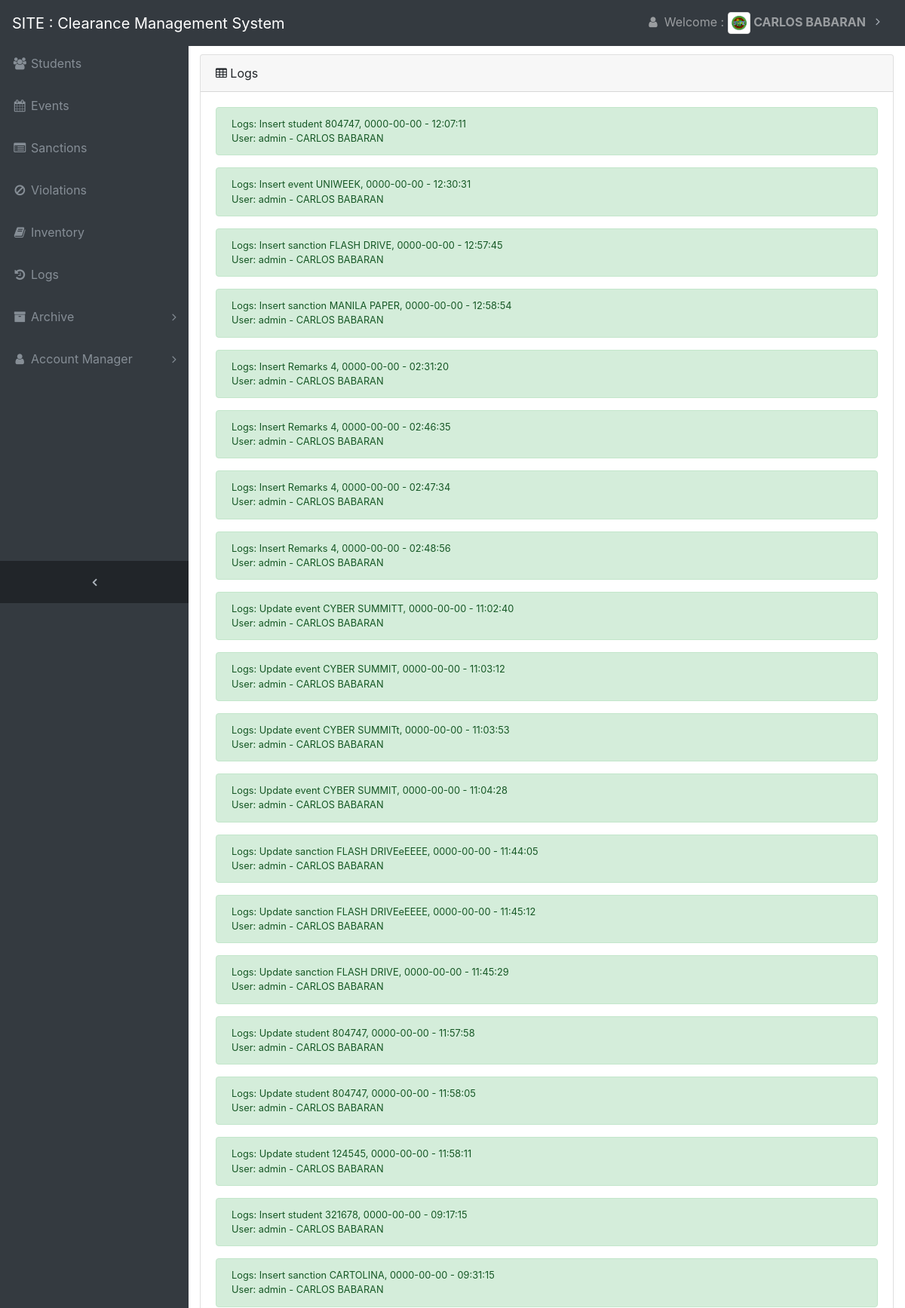
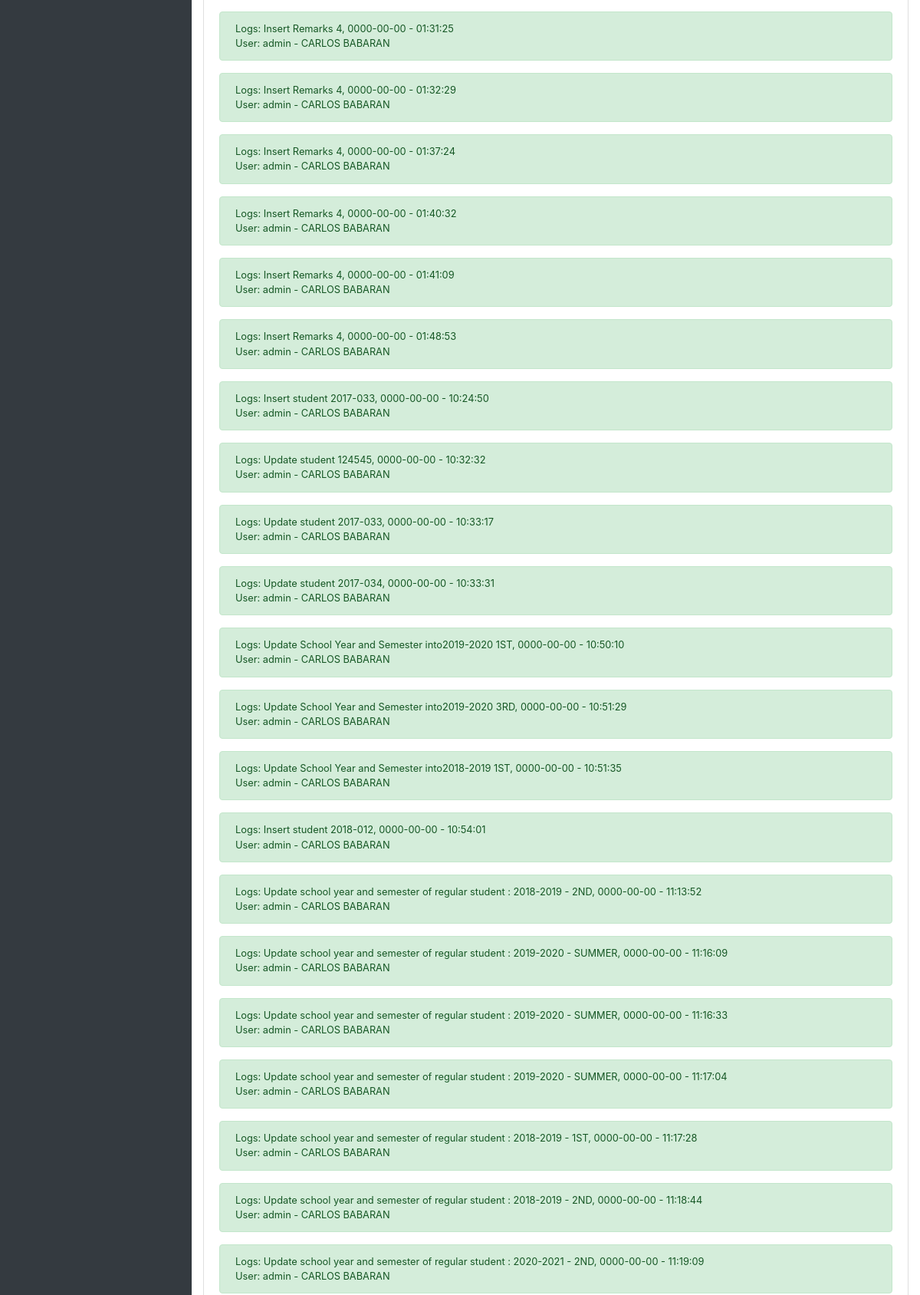
Page /logs.php (signed in, upper part) on the committed database (2 pictures, top to bottom).
### tables this page shows
CREATE TABLE `tblusers` (
  `user_id` int(11) NOT NULL,
  `username` varchar(20) NOT NULL,
  `password` varchar(50) NOT NULL,
  `firstname` varchar(50) NOT NULL,
  `lastname` varchar(50) NOT NULL,
  `email` varchar(50) NOT NULL,
  `contactno` varchar(20) NOT NULL,
  `gender` char(1) NOT NULL,
  `avatar` varchar(255) NOT NULL,
  `user_type` char(1) NOT NULL,
  `timestamp` timestamp NOT NULL DEFAULT CURRENT_TIMESTAMP,
  `salt` varchar(255) NOT NULL
);

CREATE TABLE `tbl_logs` (
  `log_id` int(11) NOT NULL,
  `log_name` varchar(255) NOT NULL,
  `username` varchar(50) NOT NULL,
  `fullname` varchar(100) NOT NULL,
  `date` date NOT NULL,
  `time` time NOT NULL
);

### logs.php (the view, shortened to what this page needs)
<?php
	include 'includes/head.php';
?>
<body onload="notifyMe()" class="fixed-nav sticky-footer bg-dark" id="page-top">
	<?php include 'includes/nav.php' ?>
  <div class="content-wrapper">
    <div class="container-fluid">
      <div class="card mb-3">
        <div class="card-header">
          <i class="fa fa-table"></i> Logs </div>
        <div class="card-body">
			<?php
				$sql="SELECT * FROM tbl_logs";
				$result = $con->query($sql);
				if ($result->num_rows > 0) {
				  while($row = $result->fetch_assoc()) {
					echo "<div class='alert alert-success small'>
							Logs: ".$row['log_name'].", ".$row['date']." - ".$row['time']."<br/>
							User: ".$row['username']." - ".$row['fullname']."
						  </div>";
				  }
				}
				else {
				  echo "<div class='alert alert-warning'>No data available!</div>";
				}
			  ?>
        </div>
      </div>
    </div>
  </div>
</body>
</html>

### includes/nav.php (shortened to what this page needs)
<nav class="navbar navbar-expand-lg navbar-dark bg-dark fixed-top" id="mainNav" >
  <a class="navbar-brand" href="home">SITE : Clearance Management System</a>
  <div class="collapse navbar-collapse" id="navbarResponsive">
    <ul class="navbar-nav navbar-sidenav" id="exampleAccordion">
<li class="nav-item" data-toggle="tooltip" data-placement="right" title="students">
        <a class="nav-link" href="home">
          <i class="fa fa-fw fa-users"></i>
          <span class="nav-link-text">Students </span>
        </a>
      </li>
      <li class="nav-item" data-toggle="tooltip" data-placement="right" title="events">
        <a class="nav-link" href="events">
          <i class="fa fa-fw fa-calendar"></i>
          <span class="nav-link-text">Events</span>
        </a>
      </li>
<li class="nav-item" data-toggle="tooltip" data-placement="right" title="sanctions">
        <a class="nav-link" href="sanctions">
          <i class="fa fa-fw fa-list-alt"></i>
          <span class="nav-link-text">Sanctions</span>
        </a>
      </li>
<li class="nav-item" data-toggle="tooltip" data-placement="right" title="violations">
        <a class="nav-link" href="violations">
          <i class="fa fa-fw fa-ban"></i>
          <span class="nav-link-text">Violations</span>
        </a>
      </li>
<?php
	if($user_utype == "1" || $user_utype == "3") {
		echo"
		<li class='nav-item' data-toggle='tooltip' data-placement='right' title='inventory'>
		  <a class='nav-link' href='inventory'>
			<i class='fa fa-fw fa-book'></i>
			<span class='nav-link-text'>Inventory</span>
		  </a>
		</li>";
?>
<li class="nav-item" data-toggle="tooltip" data-placement="right" title="logs">
        <a class="nav-link" href="logs">
          <i class="fa fa-fw fa-history"></i>
          <span class="nav-link-text">Logs</span>
        </a>
      </li>
<li class="nav-item" data-toggle="tooltip" data-placement="right" title="Example Pages">
        <a class="nav-link nav-link-collapse collapsed" data-toggle="collapse" href="#collapseExamplePages" data-parent="#exampleAccordion">
          <i class="fa fa-fw fa-archive"></i>
          <span class="nav-link-text">Archive</span>
        </a>
      </li>
<?php
	}
	if($user_utype == "1" || $user_utype == "3") {
		echo "<li class='nav-item' data-toggle='tooltip' data-placement='right' title='Account Management'>
			  <a class='nav-link nav-link-collapse collapsed' data-toggle='collapse' href='#collapseMulti' data-parent='#exampleAccordion'>
				<i class='fa fa-fw fa-user'></i>
				<span class='nav-link-text'>Account Manager</span>
			  </a>
			<ul class='sidenav-second-level collapse' id='collapseMulti'>
			      <li><a href='register'>Register</a></li>
				  <li><a href='user_list'>List of Accounts</a></li>
			</ul>";
	}
?>
      </li>
    </ul>
    <ul class="navbar-nav sidenav-toggler" >
      <li class="nav-item">
        <a class="nav-link text-center" id="sidenavToggler">
          <i class="fa fa-fw fa-angle-left"></i>
        </a>
      </li>
    </ul>
 <ul class="navbar-nav ml-auto" >
   <li class="nav-item dropdown no-arrow">
        <a class="nav-link dropdown-toggle" href="#" id="userDropdown" role="button" data-toggle="dropdown" aria-haspopup="true" aria-expanded="false">
          <i class="fa fa-fw fa-user"></i> Welcome : <img src="<?php echo $user_avatar;?>" class="img-thumbnail" alt="prof-pic" width="30px;"> <b><?php echo $user_fname." ".$user_lname; ?></b>
        </a>
       </li>
 </ul>
  </div>
</nav>

### css/sb-admin.css (style rules this page uses)
html { position: relative; min-height: 100%; }
body { overflow-x: hidden; }
body.sticky-footer { margin-bottom: 56px; }
body.sticky-footer .content-wrapper { min-height: calc(100vh - 56px - 56px); }
body.fixed-nav { padding-top: 56px; }
.content-wrapper { min-height: calc(100vh - 56px); padding-top: 1rem; }
#mainNav .navbar-collapse { overflow: auto; max-height: 75vh; }
#mainNav .navbar-collapse .navbar-nav .nav-item .nav-link { cursor: pointer; }
#mainNav .navbar-collapse .navbar-sidenav .nav-link-collapse:after { float: right; content: '\f107'; font-family: 'FontAwesome'; }
#mainNav .navbar-collapse .navbar-sidenav .nav-link-collapse.collapsed:after { content: '\f105'; }
#mainNav .navbar-collapse .sidenav-toggler { display: none; }
#mainNav .navbar-collapse .navbar-nav > .nav-item.dropdown > .nav-link { position: relative; min-width: 45px; }
#mainNav .navbar-collapse .navbar-nav > .nav-item.dropdown > .nav-link:after { float: right; width: auto; content: '\f105'; border: none; font-family: 'FontAwesome'; }
@media (min-width: 992px) { #mainNav .navbar-brand { width: 250px; } }
@media (min-width: 992px) { #mainNav .navbar-collapse { overflow: visible; max-height: none; } }
@media (min-width: 992px) { #mainNav .navbar-collapse .navbar-sidenav { position: absolute; top: 0; left: 0; overflow-x: hidden; overflow-y: auto; -webkit-flex-direction: column; -ms-flex-direction: column; flex-direction: column; margin-top: 56px; } }
@media (min-width: 992px) { #mainNav .navbar-collapse .navbar-sidenav > .nav-item { width: 250px; padding: 0; } }
@media (min-width: 992px) { #mainNav .navbar-collapse .navbar-sidenav > .nav-item > .nav-link { padding: 1em; } }
@media (min-width: 992px) { #mainNav .navbar-collapse .navbar-nav > .nav-item.dropdown > .nav-link { min-width: 0; } }
@media (min-width: 992px) { #mainNav .navbar-collapse .navbar-nav > .nav-item.dropdown > .nav-link:after { width: 24px; text-align: center; } }
#mainNav.fixed-top .sidenav-toggler { display: none; }
@media (min-width: 992px) { #mainNav.fixed-top .navbar-sidenav { height: calc(100vh - 112px); } }
@media (min-width: 992px) { #mainNav.fixed-top .sidenav-toggler { position: absolute; top: 0; left: 0; display: flex; overflow-x: hidden; overflow-y: auto; -webkit-flex-direction: column; -ms-flex-direction: column; flex-direction: column; margin-top: calc(100vh - 56px); } }
@media (min-width: 992px) { #mainNav.fixed-top .sidenav-toggler > .nav-item { width: 250px; padding: 0; } }
@media (min-width: 992px) { #mainNav.fixed-top .sidenav-toggler > .nav-item > .nav-link { padding: 1em; } }
#mainNav.fixed-top.navbar-dark .sidenav-toggler { background-color: #212529; }
#mainNav.fixed-top.navbar-dark .sidenav-toggler a i { color: #adb5bd; }
.content-wrapper { overflow-x: hidden; background: white; }
@media (min-width: 992px) { .content-wrapper { margin-left: 250px; } }
#sidenavToggler i { font-weight: 800; }
#mainNav.navbar-dark .navbar-collapse .navbar-sidenav .nav-link-collapse:after { color: #868e96; }
#mainNav.navbar-dark .navbar-collapse .navbar-sidenav > .nav-item > .nav-link { color: #868e96; }
#mainNav.navbar-dark .navbar-collapse .navbar-nav > .nav-item.dropdown > .nav-link:after { color: #adb5bd; }
@media (min-width: 992px) { #mainNav.navbar-dark .navbar-collapse .navbar-sidenav { background: #343a40; } }

### rows in the picture
tblusers: avatar (picture), firstname "CARLOS", lastname "BABARAN"
tbl_logs: log_name "Insert student 804747", date "0000-00-00", time "12:07:11", username "admin", fullname "CARLOS BABARAN"
tbl_logs: log_name "Insert event UNIWEEK", date "0000-00-00", time "12:30:31", username "admin", fullname "CARLOS BABARAN"
tbl_logs: log_name "Insert sanction FLASH DRIVE", date "0000-00-00", time "12:57:45", username "admin", fullname "CARLOS BABARAN"
tbl_logs: log_name "Insert sanction MANILA PAPER", date "0000-00-00", time "12:58:54", username "admin", fullname "CARLOS BABARAN"
tbl_logs: log_name "Insert Remarks 4", date "0000-00-00", time "02:31:20", username "admin", fullname "CARLOS BABARAN"
tbl_logs: log_name "Insert Remarks 4", date "0000-00-00", time "02:46:35", username "admin", fullname "CARLOS BABARAN"
tbl_logs: log_name "Insert Remarks 4", date "0000-00-00", time "02:47:34", username "admin", fullname "CARLOS BABARAN"
tbl_logs: log_name "Insert Remarks 4", date "0000-00-00", time "02:48:56", username "admin", fullname "CARLOS BABARAN"
tbl_logs: log_name "Update event CYBER SUMMITT", date "0000-00-00", time "11:02:40", username "admin", fullname "CARLOS BABARAN"
tbl_logs: log_name "Update event CYBER SUMMIT", date "0000-00-00", time "11:03:12", username "admin", fullname "CARLOS BABARAN"
tbl_logs: log_name "Update event CYBER SUMMITt", date "0000-00-00", time "11:03:53", username "admin", fullname "CARLOS BABARAN"
tbl_logs: log_name "Update event CYBER SUMMIT", date "0000-00-00", time "11:04:28", username "admin", fullname "CARLOS BABARAN"
tbl_logs: log_name "Update sanction FLASH DRIVEeEEEE", date "0000-00-00", time "11:44:05", username "admin", fullname "CARLOS BABARAN"
tbl_logs: log_name "Update sanction FLASH DRIVEeEEEE", date "0000-00-00", time "11:45:12", username "admin", fullname "CARLOS BABARAN"
tbl_logs: log_name "Update sanction FLASH DRIVE", date "0000-00-00", time "11:45:29", username "admin", fullname "CARLOS BABARAN"
tbl_logs: log_name "Update student 804747", date "0000-00-00", time "11:57:58", username "admin", fullname "CARLOS BABARAN"
tbl_logs: log_name "Update student 804747", date "0000-00-00", time "11:58:05", username "admin", fullname "CARLOS BABARAN"
tbl_logs: log_name "Update student 124545", date "0000-00-00", time "11:58:11", username "admin", fullname "CARLOS BABARAN"
tbl_logs: log_name "Insert student 321678", date "0000-00-00", time "09:17:15", username "admin", fullname "CARLOS BABARAN"
tbl_logs: log_name "Insert sanction CARTOLINA", date "0000-00-00", time "09:31:15", username "admin", fullname "CARLOS BABARAN"
tbl_logs: log_name "Insert Remarks 4", date "0000-00-00", time "01:31:25", username "admin", fullname "CARLOS BABARAN"
tbl_logs: log_name "Insert Remarks 4", date "0000-00-00", time "01:32:29", username "admin", fullname "CARLOS BABARAN"
tbl_logs: log_name "Insert Remarks 4", date "0000-00-00", time "01:37:24", username "admin", fullname "CARLOS BABARAN"
tbl_logs: log_name "Insert Remarks 4", date "0000-00-00", time "01:40:32", username "admin", fullname "CARLOS BABARAN"
tbl_logs: log_name "Insert Remarks 4", date "0000-00-00", time "01:41:09", username "admin", fullname "CARLOS BABARAN"
tbl_logs: log_name "Insert Remarks 4", date "0000-00-00", time "01:48:53", username "admin", fullname "CARLOS BABARAN"
tbl_logs: log_name "Insert student 2017-033", date "0000-00-00", time "10:24:50", username "admin", fullname "CARLOS BABARAN"
tbl_logs: log_name "Update student 124545", date "0000-00-00", time "10:32:32", username "admin", fullname "CARLOS BABARAN"
tbl_logs: log_name "Update student 2017-033", date "0000-00-00", time "10:33:17", username "admin", fullname "CARLOS BABARAN"
tbl_logs: log_name "Update student 2017-034", date "0000-00-00", time "10:33:31", username "admin", fullname "CARLOS BABARAN"
tbl_logs: log_name "Update School Year and Semester into2019-2020 1ST", date "0000-00-00", time "10:50:10", username "admin", fullname "CARLOS BABARAN"
tbl_logs: log_name "Update School Year and Semester into2019-2020 3RD", date "0000-00-00", time "10:51:29", username "admin", fullname "CARLOS BABARAN"
tbl_logs: log_name "Update School Year and Semester into2018-2019 1ST", date "0000-00-00", time "10:51:35", username "admin", fullname "CARLOS BABARAN"
tbl_logs: log_name "Insert student 2018-012", date "0000-00-00", time "10:54:01", username "admin", fullname "CARLOS BABARAN"
tbl_logs: log_name "Update school year and semester of regular student : 2018-2019 - 2ND", date "0000-00-00", time "11:13:52", username "admin", fullname "CARLOS BABARAN"
tbl_logs: log_name "Update school year and semester of regular student : 2019-2020 - SUMMER", date "0000-00-00", time "11:16:09", username "admin", fullname "CARLOS BABARAN"
tbl_logs: log_name "Update school year and semester of regular student : 2019-2020 - SUMMER", date "0000-00-00", time "11:16:33", username "admin", fullname "CARLOS BABARAN"
tbl_logs: log_name "Update school year and semester of regular student : 2019-2020 - SUMMER", date "0000-00-00", time "11:17:04", username "admin", fullname "CARLOS BABARAN"
tbl_logs: log_name "Update school year and semester of regular student : 2018-2019 - 1ST", date "0000-00-00", time "11:17:28", username "admin", fullname "CARLOS BABARAN"
tbl_logs: log_name "Update school year and semester of regular student : 2018-2019 - 2ND", date "0000-00-00", time "11:18:44", username "admin", fullname "CARLOS BABARAN"
tbl_logs: log_name "Update school year and semester of regular student : 2020-2021 - 2ND", date "0000-00-00", time "11:19:09", username "admin", fullname "CARLOS BABARAN"
